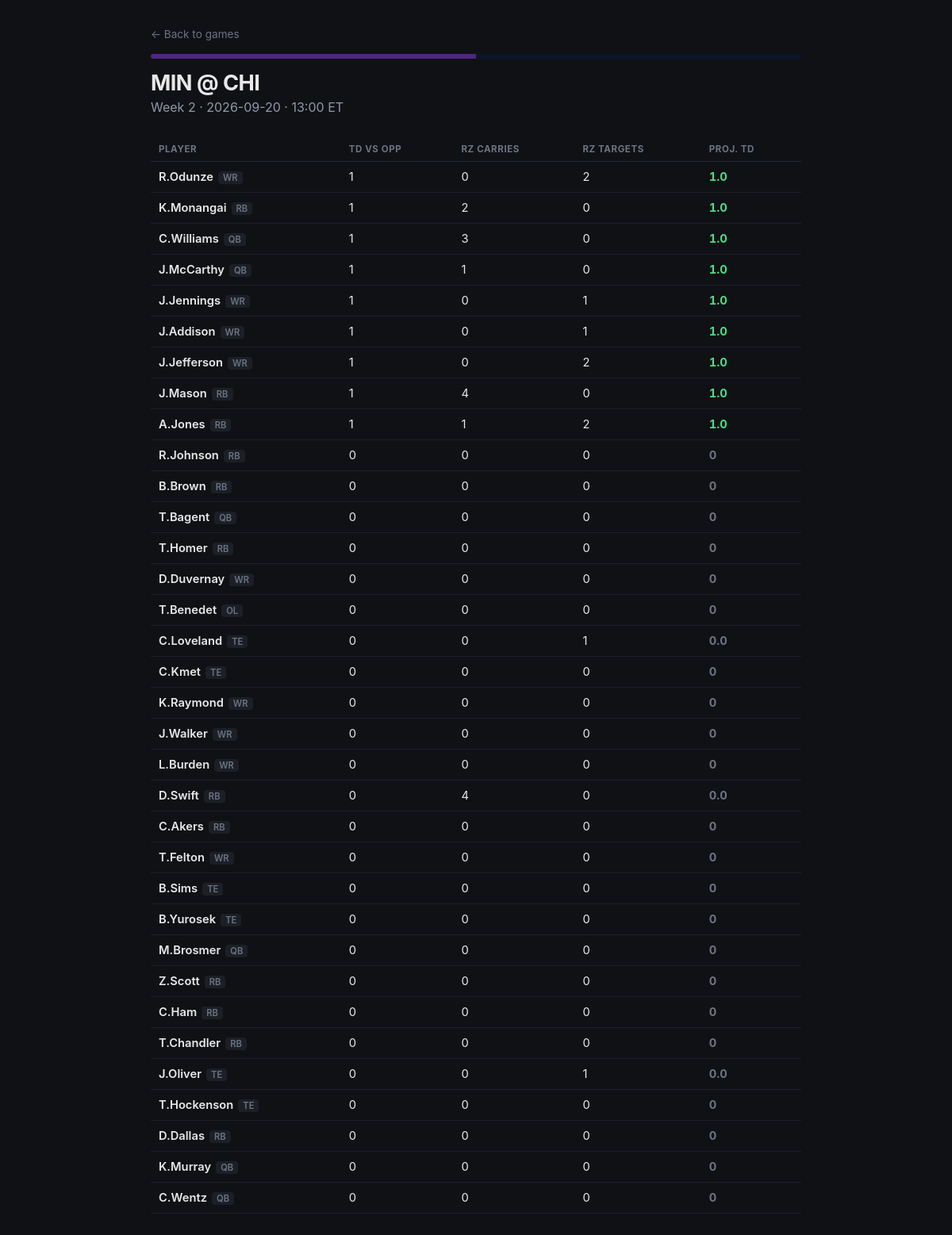
/game/2026_02_MIN_CHI, run on the app's committed database.
### tables this page shows
CREATE TABLE "schedule" (
"game_id" TEXT,
  "season" INTEGER,
  "week" INTEGER,
  "game_type" TEXT,
  "gameday" TEXT,
  "weekday" TEXT,
  "gametime" TEXT,
  "away_team" TEXT,
  "home_team" TEXT,
  "away_score" REAL,
  "home_score" REAL
);

CREATE TABLE "player_current_team" (
"player_id" TEXT,
  "player_name" TEXT,
  "current_team" TEXT,
  "games_played" INTEGER,
  "position" TEXT,
  "roster_status" TEXT,
  "full_name" TEXT
);

### app.py (the view)
@app.route("/game/<game_id>")
def game_detail(game_id):
    conn = get_connection()
    game_row = pd.read_sql("SELECT * FROM schedule WHERE game_id = ?", conn, params=(game_id,))
    if game_row.empty:
        conn.close()
        abort(404)
    game = game_row.iloc[0].to_dict()
    home_team = game["home_team"]
    away_team = game["away_team"]
    home_roster = get_team_roster(home_team, conn)
    away_roster = get_team_roster(away_team, conn)
    players = []
    for p in home_roster:
        players.append(get_player_projection(p["player_id"], p["player_name"], p["position"], away_team, conn))
    for p in away_roster:
        players.append(get_player_projection(p["player_id"], p["player_name"], p["position"], home_team, conn))
    conn.close()
    players.sort(key=lambda x: x["total_proj"], reverse=True)
    return render_template(
        "game.html",
        game=game,
        players=players,
        home_color=TEAM_COLORS.get(home_team, "#333"),
        away_color=TEAM_COLORS.get(away_team, "#333"),
    )

### app.py (called while the page is built)
def get_connection():
    return sqlite3.connect(DB_PATH)

def get_team_roster(team, conn):
    roster = pd.read_sql(
        "SELECT player_id, player_name, position FROM player_current_team WHERE current_team = ?",
        conn, params=(team,)
    )
    return roster.to_dict("records")

### templates/game.html (shortened to what this page needs)
<!DOCTYPE html>
<html lang="en">
<head>
</head>
<body>
  <div class="wrap">
    <a class="back" href="/">&larr; Back to games</a>
    <div class="header-bar">
      <span style="background: {{ away_color }};"></span>
      <span style="background: {{ home_color }};"></span>
    </div>
    <h1>{{ game.away_team }} @ {{ game.home_team }}</h1>
    <p class="meta">Week {{ game.week }} &middot; {{ game.gameday }} &middot; {{ game.gametime }} ET</p>
    {% if players|length == 0 %}
      <div class="empty">No player data found for these teams yet.</div>
    {% else %}
    <table>
      <tr>
        <th>Player</th>
        <th>TD vs Opp</th>
        <th>RZ Carries</th>
        <th>RZ Targets</th>
        <th>Proj. TD</th>
      </tr>
      {% for p in players %}
      <tr>
        <td class="player-name">{{ p.player }}<span class="pos-tag">{{ p.position }}</span></td>
        <td>{{ p.rush_td + p.rec_td }}</td>
        <td>{{ p.rz_rush_att }}</td>
        <td>{{ p.rz_targets }}</td>
        <td class="proj-cell {% if p.total_proj >= 0.5 %}proj-high{% elif p.total_proj > 0 %}proj-mid{% else %}proj-low{% endif %}">
          {{ p.total_proj }}
        </td>
      </tr>
      {% endfor %}
    </table>
    {% endif %}
  </div>
</body>
</html>

### templates/game.html (style rules this page uses)
* { box-sizing: border-box; }
body { font-family: -apple-system, "Segoe UI", Arial, sans-serif; background: #0f1115; color: #e8e8e8; margin: 0; padding: 32px 24px 60px; }
.wrap { max-width: 820px; margin: 0 auto; }
a.back { color: #6c7484; text-decoration: none; font-size: 0.85rem; }
.header-bar { height: 6px; display: flex; border-radius: 4px; overflow: hidden; margin: 16px 0 14px; }
.header-bar span { flex: 1; }
h1 { font-size: 1.7rem; margin: 0 0 4px; letter-spacing: -0.02em; }
p.meta { color: #9099a8; margin-top: 0; margin-bottom: 28px; }
table { width: 100%; border-collapse: collapse; }
th { text-align: left; font-size: 0.72rem; text-transform: uppercase; letter-spacing: 0.05em; color: #6c7484; padding: 8px 10px; border-bottom: 1px solid #262a33; }
td { padding: 10px 10px; border-bottom: 1px solid #1c1f26; font-size: 0.92rem; }
.player-name { font-weight: 600; }
.pos-tag { display: inline-block; font-size: 0.7rem; color: #6c7484; background: #1c1f26; padding: 1px 6px; border-radius: 4px; margin-left: 6px; }
.proj-cell { font-weight: 700; font-variant-numeric: tabular-nums; }
.proj-high { color: #4ade80; }
.proj-low { color: #6c7484; }

### data on the page
schedule: away_team "MIN", home_team "CHI", week "2", gameday "2026-09-20", gametime "13:00"
player_current_team: player "R.Odunze", position "WR", rush_td "1", rz_rush_att "0", rz_targets "2", total_proj "1.0"
player_current_team: player "K.Monangai", position "RB", rush_td "1", rz_rush_att "2", rz_targets "0", total_proj "1.0"
player_current_team: player "C.Williams", position "QB", rush_td "1", rz_rush_att "3", rz_targets "0", total_proj "1.0"
player_current_team: player "J.McCarthy", position "QB", rush_td "1", rz_rush_att "1", rz_targets "0", total_proj "1.0"
player_current_team: player "J.Jennings", position "WR", rush_td "1", rz_rush_att "0", rz_targets "1", total_proj "1.0"
player_current_team: player "J.Addison", position "WR", rush_td "1", rz_rush_att "0", rz_targets "1", total_proj "1.0"
player_current_team: player "J.Jefferson", position "WR", rush_td "1", rz_rush_att "0", rz_targets "2", total_proj "1.0"
player_current_team: player "J.Mason", position "RB", rush_td "1", rz_rush_att "4", rz_targets "0", total_proj "1.0"
player_current_team: player "A.Jones", position "RB", rush_td "1", rz_rush_att "1", rz_targets "2", total_proj "1.0"
player_current_team: player "R.Johnson", position "RB", rush_td "0", rz_rush_att "0", rz_targets "0", total_proj "0"
player_current_team: player "B.Brown", position "RB", rush_td "0", rz_rush_att "0", rz_targets "0", total_proj "0"
player_current_team: player "T.Bagent", position "QB", rush_td "0", rz_rush_att "0", rz_targets "0", total_proj "0"
player_current_team: player "T.Homer", position "RB", rush_td "0", rz_rush_att "0", rz_targets "0", total_proj "0"
player_current_team: player "D.Duvernay", position "WR", rush_td "0", rz_rush_att "0", rz_targets "0", total_proj "0"
player_current_team: player "T.Benedet", position "OL", rush_td "0", rz_rush_att "0", rz_targets "0", total_proj "0"
player_current_team: player "C.Loveland", position "TE", rush_td "0", rz_rush_att "0", rz_targets "1", total_proj "0.0"
player_current_team: player "C.Kmet", position "TE", rush_td "0", rz_rush_att "0", rz_targets "0", total_proj "0"
player_current_team: player "K.Raymond", position "WR", rush_td "0", rz_rush_att "0", rz_targets "0", total_proj "0"
player_current_team: player "J.Walker", position "WR", rush_td "0", rz_rush_att "0", rz_targets "0", total_proj "0"
player_current_team: player "L.Burden", position "WR", rush_td "0", rz_rush_att "0", rz_targets "0", total_proj "0"
player_current_team: player "D.Swift", position "RB", rush_td "0", rz_rush_att "4", rz_targets "0", total_proj "0.0"
player_current_team: player "C.Akers", position "RB", rush_td "0", rz_rush_att "0", rz_targets "0", total_proj "0"
player_current_team: player "T.Felton", position "WR", rush_td "0", rz_rush_att "0", rz_targets "0", total_proj "0"
player_current_team: player "B.Sims", position "TE", rush_td "0", rz_rush_att "0", rz_targets "0", total_proj "0"
player_current_team: player "B.Yurosek", position "TE", rush_td "0", rz_rush_att "0", rz_targets "0", total_proj "0"
player_current_team: player "M.Brosmer", position "QB", rush_td "0", rz_rush_att "0", rz_targets "0", total_proj "0"
player_current_team: player "Z.Scott", position "RB", rush_td "0", rz_rush_att "0", rz_targets "0", total_proj "0"
player_current_team: player "C.Ham", position "RB", rush_td "0", rz_rush_att "0", rz_targets "0", total_proj "0"
player_current_team: player "T.Chandler", position "RB", rush_td "0", rz_rush_att "0", rz_targets "0", total_proj "0"
player_current_team: player "J.Oliver", position "TE", rush_td "0", rz_rush_att "0", rz_targets "1", total_proj "0.0"
player_current_team: player "T.Hockenson", position "TE", rush_td "0", rz_rush_att "0", rz_targets "0", total_proj "0"
player_current_team: player "D.Dallas", position "RB", rush_td "0", rz_rush_att "0", rz_targets "0", total_proj "0"
player_current_team: player "K.Murray", position "QB", rush_td "0", rz_rush_att "0", rz_targets "0", total_proj "0"
player_current_team: player "C.Wentz", position "QB", rush_td "0", rz_rush_att "0", rz_targets "0", total_proj "0"
